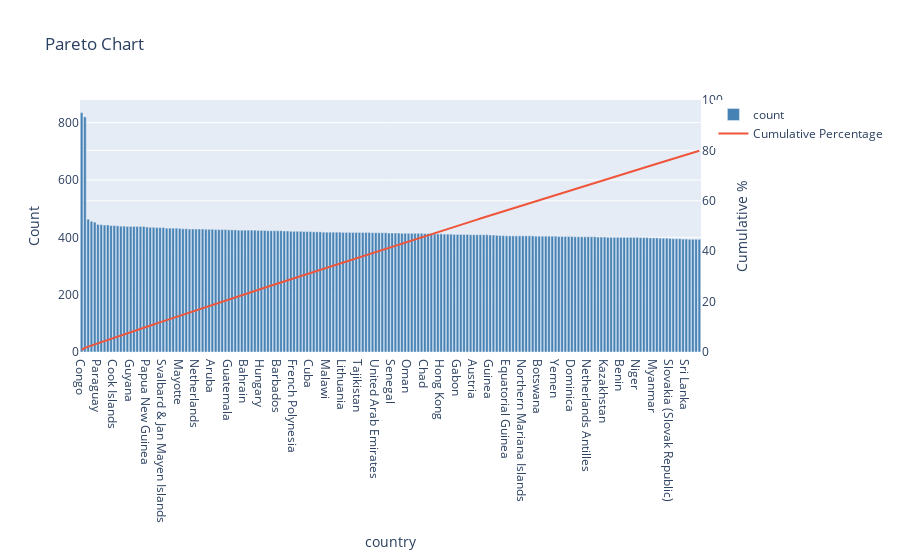

The cell this chart's notebook holds for it:
### Code cell
fig, column_value_counts_80 = show_pareto(df, "country")
fig.show()

### Figure 1 — Plotly figure (JSON) as saved in the notebook; plotly's stock layout.template omitted (floating-point values rounded to 4 significant figures; data arrays with more than 128 entries replaced by an {"elided": "..."} marker saying what was removed)
{"data": [{"marker": {"color": "steelblue"}, "name": "count", "type": "bar", "x": {"elided": "190 str values"}, "y": {"elided": "190 int values"}}, {"mode": "lines", "name": "Cumulative Percentage", "type": "scatter", "x": {"elided": "190 str values"}, "y": {"elided": "190 float values"}, "yaxis": "y2"}], "layout": {"title": {"text": "Pareto Chart"}, "xaxis": {"title": {"text": "country"}}, "yaxis": {"title": {"text": "Count"}}, "yaxis2": {"overlaying": "y", "range": [0, 100], "side": "right", "title": {"text": "Cumulative %"}}}}
